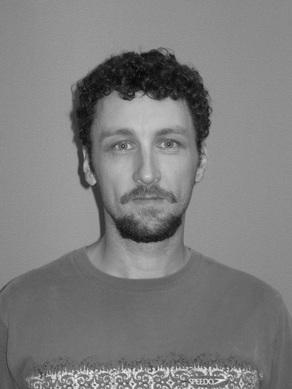
#> input picture src/classical_image_processing/darinGray.jpg, 292 x 389 px
$ python image_processing.py
#> lines starting #> are read from the running program, lines starting #| are printed output that depends on the picture
'''
    1) we start with a image.
    2) apply high pass filter to it.
        -> this performs smtg called edge detection to get the edges.
            -> it convolves each row of the image with the highpass filter.
            -> we take the output of this and convolved with the highpass filter with the coloumns.


    Image is composed of pixels = "picture element"

    3)     edge detection - using highpass filter.
           Noise removal - using lowpass and median filters.

           Noise in images are usually  -> random, pixel to pixel variation and of high freq.
           Noise = sudden jumps between neighboring pixels

           Clean image pixel values:
                    100 101 102 103
           Noisy image:
                    100 145  87 130

            Blurring = averaging neighboring pixels ( this removes the noise )
            New pixel = average of neighbors

            100, 145, 87
            (100 + 145 + 87) / 3 ≈ 111

    Images = signals
    Low frequency → smooth regions, objects
    High frequency → edges + noise

    Blurring = low-pass filter

    Low-pass filter: Keeps low frequencies & Removes high frequencies.

    Noise lives mostly in high frequencies
    So blur kills it.


    4) line = [100, 150, 200, 180, 120]
       filter = [1, -1]

    # Convolution process: output[n] = input[n] − input[n+1] ( Take the difference between two consecutive samples.)
        result[0] = 1×100 + (-1)×150 = -50
        result[1] = 1×150 + (-1)×200 = -50
        result[2] = 1×200 + (-1)×180 = 20
        result[3] = 1×180 + (-1)×120 = 60
... and so on

    # im = plt.imread(name) =  Loads the image file as a NumPy array.
    Image becomes a 2D array where each element is a pixel intensity (0-255 for grayscale)

        Why hpf detects edges:

            Smooth area:  [100, 101, 102, 103] → differences are small
            Edge:         [100, 100, 200, 200] → large difference at the edge!

        Apply [1, -1]:

            [100, 101, 102] → [1×100 + (-1)×101 = -1]  (smooth, small value)
            [100, 200, 200] → [1×100 + (-1)×200 = -100] (edge, large value!)


        plt.gray()- Sets the colormap to grayscale
        Without this, images might display in color (using default viridis colormap)


  # im = input image (2D array)
    hpf = 1D high-pass filter
    applyFilter() = function that applies a 1D filter along rows


   # Creates a 10-point averaging filter
        np.ones(10) → [1, 1, 1, 1, 1, 1, 1, 1, 1, 1]
        Divide by 10 → [0.1, 0.1, 0.1, 0.1, 0.1, 0.1, 0.1, 0.1, 0.1, 0.1]

    Output[i] = (Input[i] + Input[i+1] + ... + Input[i+9]) / 10
            Each pixel becomes the **average of 10 neighboring pixels**.

    Noise: random fluctuations
        [100, 250, 90, 240, 105] ← noisy pixels

    After averaging:
        Average = (100 + 250 + 90 + 240 + 105) / 5 = 157
            Smooths out the random spikes


    # Median Filter - Neighborhood of pixels:

Salt → very high value (white)

Pepper → very low value (black)

    [100, 102, 250, 98, 101,   ← 250 is noise (salt)
     99, 103, 255,  97, 100,
     101,  98, 100, 102,  99,
      ...]

    # Sort these 25 values:
    [97, 98, 98, 99, 99, 100, 100, 101, 101, 102, 103, 250, 255]
                          ↑
                     Median (middle value)

    # Replace center pixel with median (100)
    # Noise (250, 255) is ignored!


'''

import numpy as np
import matplotlib.pyplot as plt
from scipy import ndimage

'''
myFilter = 1d filter array. Ex- [1,-1] or [0.1, 0.1, 0.1, 0.1, 0.1]
data = 2d image( rows x coloumns)
convolution changes the output - output_size = input_size + filter_size - 1

nx = length of input signal
nh = length of filter
'''

def Convolve1D(x, h):
    x = np.asarray(x)
    h = np.asarray(h)

    nx = x.size
    nh = h.size

    y = np.zeros(nx + nh - 1)

    for i in range(nx):
        for j in range(nh):
            y[i + j] += x[i] * h[j]

    return y


def applyFilter(myFilter, data) :    # filtering process in which 1d filters to 2D images.
    filLength = myFilter.size
    rows, cols = data.shape         # Extract the dimensions from the image. ( ex - 400 x 600 = rows = 400 & cols = 600 )

    out = np.empty( ( 0, cols + filLength - 1 ) )   # Create an empty 2D array to store filtered results


    for line in data: # line = 1d Array representing a horizontal line of pixels. This loop iterates through each row of image.
        result= Convolve1D(line, myFilter)
        out = np.append( out, [result], axis = 0)
    return out
'''
  - 0 rows initially (we'll append rows in the loop)
  - ( cols + filLength - 1 ) columns (convolution output size)
'''

'''
Appends the filtered row to the output array
[result] wraps the 1D result in a list to make it a row
axis=0 means "append along rows" (stack vertically)
'''

def edgeDetection(name):
#> called with name = 'darinGray.jpg'
    im = plt.imread(name)          # Loads the image file as a 2d NumPy array
#> im is the input picture: shape (389, 292); min 0, max 249, mean 125.6
    plt.gray()

    hpf = np.array([1, -1]) # high pass filter for edge detection
    plt.imshow(im)              # shows 2D array as an image
    plt.title("original")
    plt.show()

    #apply convolution both directions
    outPicHorz = applyFilter(hpf, im)
#> after the loop in applyFilter, `for line in data:`:
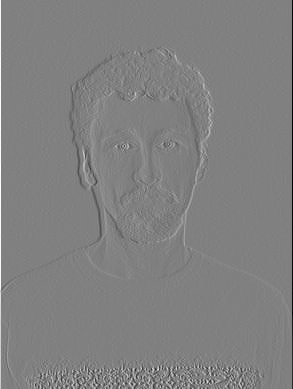
#> out: shape (389, 293) float64; min -145, max 142, mean 0; drawn with min black and max white
    outPic = applyFilter(hpf, outPicHorz.T)    # applyFilter() only works row-wise. so  we need to transpose it to apply convolution to coloumn.
#> after the loop in applyFilter (call 2), `for line in data:`:
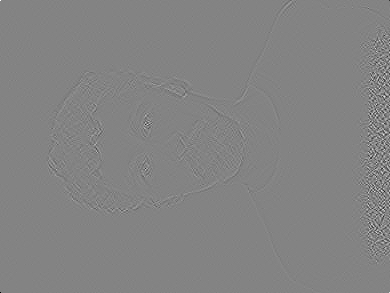
#> out: shape (293, 390) float64; min -137, max 129, mean 0; drawn with min black and max white
    plt.imshow(outPic.T)
    plt.title("highpass filter both directions")
    plt.show()
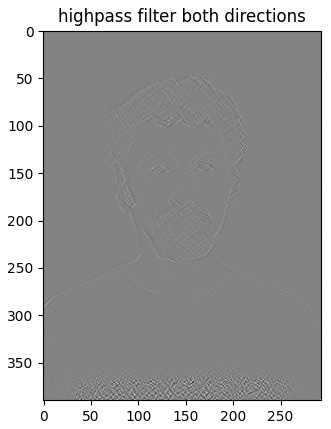
#> figure drawn by matplotlib, 1 panel

    #apply convolution Horizontally
    outPic = applyFilter(hpf, im)
    plt.imshow(outPic)
    plt.title("highpass filter horizontally")
    plt.show()

    #apply convolution Vertically
    outPicHorz = applyFilter(hpf, im.T)
#> after the loop in applyFilter (call 4), `for line in data:`:
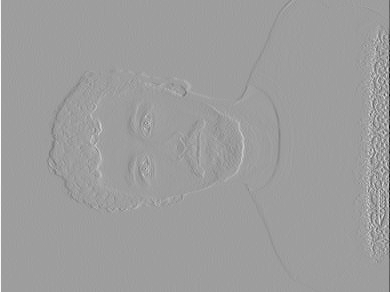
#> out: shape (292, 390) float64; min -240, max 148, mean 0; drawn with min black and max white
    plt.imshow(outPicHorz.T)
    plt.title("highpass filter Vertically")
    plt.show()
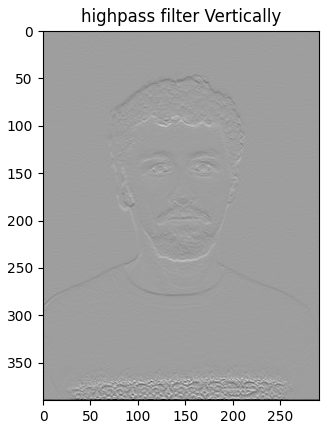
#> figure drawn by matplotlib, 1 panel

    plt.show()


def noiseRemoval(name):
#> called with name = 'darinGrayNoise.jpg'
    im = plt.imread(name)
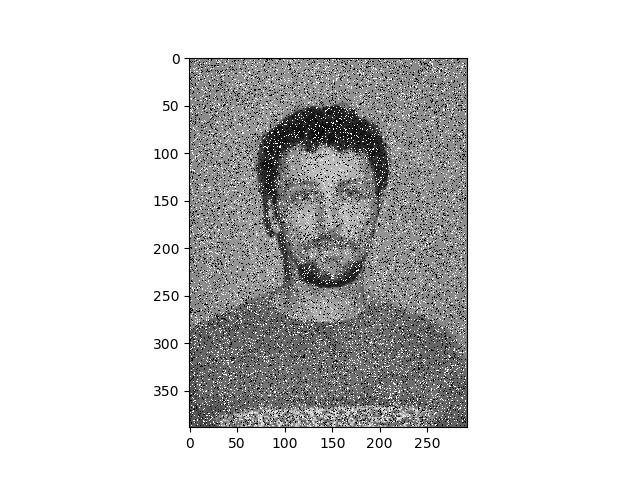
#> input picture src/classical_image_processing/darinGrayNoise.jpg, 640 x 480 px
#> im is the input picture: shape (480, 640); min 0, max 255, mean 209.7
    plt.gray()

    plt.imshow(im)
    plt.title("Salt-and-pepper noise image")
    plt.show()

    length = 10
    lpf = np.ones(length)/length        # lowpass filter for blurring ( noise removal )

    outPic= applyFilter( lpf, im)
    plt.imshow(outPic)
    plt.title("noise removal using LPF")
    plt.show()                         # Blurred image with reduced noise


    outMed = ndimage.median_filter(im, 5)  # median filter with 5x5 window
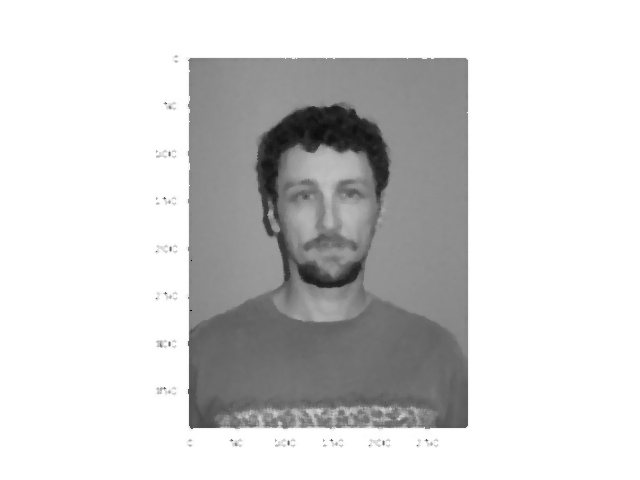
#> outMed: shape (480, 640); min 4, max 255, mean 211.1
    plt.imshow(outMed)
    plt.title("noise removal using median filter")
    plt.show()

if __name__ == "__main__":

    n = "darinGray.jpg"
    edgeDetection(n)

    n = "darinGrayNoise.jpg"
    noiseRemoval(n)
